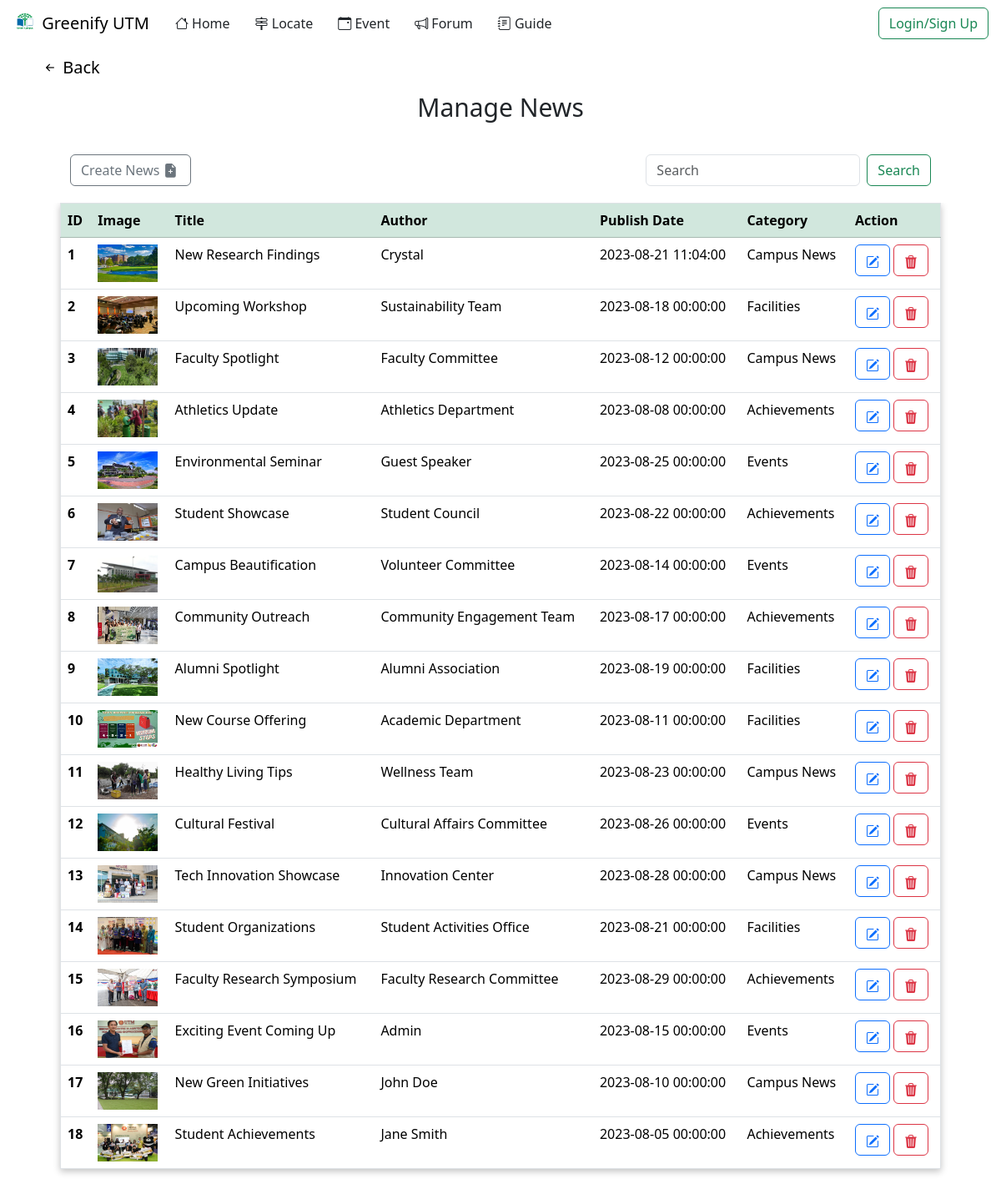
The app's page /adminManage.php with its own data.
### tables this page shows
CREATE TABLE `newsfeed` (
  `id` int(11) NOT NULL,
  `title` varchar(255) NOT NULL,
  `content` text NOT NULL,
  `author` varchar(100) NOT NULL,
  `publish_date` datetime NOT NULL,
  `image_url` varchar(255) DEFAULT NULL,
  `category` varchar(50) DEFAULT NULL
);

### adminManage.php (the view, shortened to what this page needs)
<?php session_start();
include("header.php");
?>
<!DOCTYPE html>
<html lang="en">
<head>
    <link href="https://cdn.jsdelivr.net/npm/bootstrap@5.3.1/dist/css/bootstrap.min.css" rel="stylesheet"
>
    <link rel="stylesheet" href="./css/newsManage.css" />
</head>
<body>
    <?php
    include("connectdb.php");
    ?>
    <div>
        <div class="newsManage-container">
            <a class="goback" href="adminHome.php">
                <i class="bi bi-arrow-left-short"></i>
                <span>Back</span>
            </a>
            <h1 class="title-text">Manage News</h1>
        </div>
        <div>
            <nav class="navbar navbar-expand-lg navbar-light">
                <div class="container-fluid utility-bar">
                    <button type="button" class="btn btn-outline-secondary" data-bs-toggle="modal"
                        data-bs-target="#createNewsModal">Create News </button>
                    <div class="collapse navbar-collapse" id="navbarSupportedContent" style="margin: 0">
                        <form class="d-flex" action="" method="GET">
                            <input class="form-control me-2" type="search" name="query" placeholder="Search"
                                aria-label="Search">
                            <button class="btn btn-outline-success" type="submit">Search</button>
                        </form>
                    </div>
                </div>
            </nav>
        </div>
        <div style="margin: 0% 6% 2% 6%">
            <?php
            $result = "";
            if (isset($_GET['query'])) {
                $query = mysqli_real_escape_string($con, $_GET['query']);
                $query = "%" . $query . "%";
                $result = mysqli_query($con, "SELECT * FROM newsfeed WHERE title LIKE '$query'");
                echo '<a href="adminManage.php" class="returnLink"><svg xmlns="http://www.w3.org/2000/svg" width="30" height="30" fill="currentColor" class="bi bi-arrow-left" viewBox="0 0 19 19">
                <path fill-rule="evenodd" d="M15 8a.5.5 0 0 0-.5-.5H2.707l3.147-3.146a.5.5 0 1 0-.708-.708l-4 4a.5.5 0 0 0 0 .708l4 4a.5.5 0 0 0 .708-.708L2.707 8.5H14.5A.5.5 0 0 0 15 8z"/>
              </svg> Back</a>';
                echo '<h5>Search results for : ' . $_GET['query'] . '</h5>';
            } else {
                $result = mysqli_query($con, "SELECT * FROM newsfeed");
            }
            if (mysqli_num_rows($result) > 0) {
                echo '<table class="table table-hover">';
                echo '<thead class="table-success">';
                echo '<tr>';
                echo '<th scope="col">ID</th>';
                echo '<th scope="col">Image</th>';
                echo '<th scope="col">Title</th>';
                echo '<th scope="col">Author</th>';
                echo '<th scope="col">Publish Date</th>';
                echo '<th scope="col">Category</th>';
                echo '<th scope="col">Action</th>';
                echo '</tr>';
                echo '</thead>';
                echo '<tbody>';
                while ($row = mysqli_fetch_array($result)) {
                    echo '<tr>';
                    echo '<th scope="row"> ' . $row['id'] . ' </th>';
                    echo '<td><img src="images/newsImg/' . $row['image_url'] . '" class="newsImage" alt="..."></td>';
                    echo '<td><a href="newsPost.php?id=' . $row['id'] . '">' . $row['title'] . '</a></td>';
                    echo '<td>' . $row['author'] . '</td>';
                    echo '<td>' . $row['publish_date'] . '</td>';
                    echo '<td>' . $row['category'] . '</td>';
                    echo '<td><button type="button" class="btn btn-outline-primary" data-bs-toggle="modal"
                data-bs-target="#editNewsModal' . $row['id'] . '" style="width: auto"><svg xmlns="http://www.w3.org/2000/svg" width="16" height="16" fill="currentColor" class="bi bi-pencil-square" viewBox="0 0 16 16">
                <path d="M15.502 1.94a.5.5 0 0 1 0 .706L14.459 3.69l-2-2L13.502.646a.5.5 0 0 1 .707 0l1.293 1.293zm-1.75 2.456-2-2L4.939 9.21a.5.5 0 0 0-.121.196l-.805 2.414a.25.25 0 0 0 .316.316l2.414-.805a.5.5 0 0 0 .196-.12l6.813-6.814z"/>
                <path fill-rule="evenodd" d="M1 13.5A1.5 1.5 0 0 0 2.5 15h11a1.5 1.5 0 0 0 1.5-1.5v-6a.5.5 0 0 0-1 0v6a.5.5 0 0 1-.5.5h-11a.5.5 0 0 1-.5-.5v-11a.5.5 0 0 1 .5-.5H9a.5.5 0 0 0 0-1H2.5A1.5 1.5 0 0 0 1 2.5v11z"/>
              </svg></button>';
                    ?>
                    <?php
                    echo '<button id="delete-news"  class="btn btn-outline-danger" data-bs-toggle="modal"
                    data-bs-target="#deleteNewsModal' . $row["id"] . '" style="width: auto"><svg xmlns="http://www.w3.org/2000/svg" width="16" height="16" fill="currentColor" class="bi bi-trash3-fill" viewBox="0 0 16 16">
                    <path d="M11 1.5v1h3.5a.5.5 0 0 1 0 1h-.538l-.853 10.66A2 2 0 0 1 11.115 16h-6.23a2 2 0 0 1-1.994-1.84L2.038 3.5H1.5a.5.5 0 0 1 0-1H5v-1A1.5 1.5 0 0 1 6.5 0h3A1.5 1.5 0 0 1 11 1.5Zm-5 0v1h4v-1a.5.5 0 0 0-.5-.5h-3a.5.5 0 0 0-.5.5ZM4.5 5.029l.5 8.5a.5.5 0 1 0 .998-.06l-.5-8.5a.5.5 0 1 0-.998.06Zm6.53-.528a.5.5 0 0 0-.528.47l-.5 8.5a.5.5 0 0 0 .998.058l.5-8.5a.5.5 0 0 0-.47-.528ZM8 4.5a.5.5 0 0 0-.5.5v8.5a.5.5 0 0 0 1 0V5a.5.5 0 0 0-.5-.5Z"/>
                  </svg></button></td>';
                    echo '</tr>';
                }
                echo '</tbody>';
                echo '</table>';
            } else {
                if (isset($_GET['query'])) {
                    echo '<h2 class="noResult">We could not find anything for " ' . $_GET['query'] . '".</h2>';
                } else {
                    echo '<h2 class="noResult">No news yet.</h2>';
                }
            }
            ?>
        </div>
    </div>
</body>
</html>

### header.php (shortened to what this page needs)
<!DOCTYPE html>
<html>
  <head>
        <link rel="stylesheet" href="https://cdn.jsdelivr.net/npm/bootstrap-icons@1.10.5/font/bootstrap-icons.css">
        <link href="https://cdn.jsdelivr.net/npm/bootstrap@5.3.1/dist/css/bootstrap.min.css" rel="stylesheet"
>
    </head>
    <body>
        <nav class="navbar fixedpos">
            <div class="nav-container">
                <a class="navbar-brand" href="main.php">
                    <img src="./images/icon.png" alt="Logo" width="30" height="24" class="d-inline-block align-text-top">
                    Greenify UTM
                </a>
                <ul class="nav-menu">
                    <li class="nav-item">
                        <a class="nav-link <?php echo ($currentPage=="home")? 'active' : ''?> " aria-current="page" href="<?php echo (isset($_SESSION['role'])) ? (($_SESSION['role']=="admin")? 'adminHome.php' : 'userHome.php') : 'main.php' ?>"> <i class="bi bi-house"></i> Home</a>
                    </li>
                    <li class="nav-item">
                        <a class="nav-link <?php echo ($currentPage=="locate")? 'active' : ''?> " href="<?php echo (isset($_SESSION['login']))? 'locate.php' : 'login.php'; ?>"> <i class="bi bi-signpost-2"></i> Locate</a>
                    </li>
                    <li class="nav-item">
                        <a class="nav-link <?php echo ($currentPage=="event")? 'active' : ''?> " href="<?php echo (isset($_SESSION['login']))? 'event.php' : 'login.php'; ?>"> <i class="bi bi-calendar-event"></i> Event</a>
                    </li>
                    <li class="nav-item">
                        <a class="nav-link <?php echo ($currentPage=="forum")? 'active' : ''?> " href="<?php echo (isset($_SESSION['login']))? 'forum.php' : 'login.php'; ?>"> <i class="bi bi-megaphone"></i> Forum</a>
                    </li>
                    <li class="nav-item">
                        <a class="nav-link <?php echo ($currentPage=="guide")? 'active' : ''?> " href="<?php echo (isset($_SESSION['login']))? 'guide.php' : 'login.php'; ?>"> <i class="bi bi-journal-text"></i> Guide</a>
                    </li>
                </ul>
                <?php if(isset($_SESSION['login'])){ ?>
                <div class="account">
                    <div class="accountInfo">
                        <img src="./images/profileImg/<?php echo (isset($_SESSION['userImage'])&& $_SESSION['userImage']!="") ?  $_SESSION['userImage'] : 'defaultprofile.png'; ?>"  width="30" height="30" style="margin: 0 10px; border-radius: 15px;" alt="profilePic" />
                        <p><?php echo $_SESSION['username']; ?></p>
                        <i class="bi bi-caret-down-fill" style='margin: 0 10px;'></i>
                    </div>
                    <ul class="accountDropdown">
                        <li><a href="profile.php"><i class="bi bi-person-fill" style='margin: 0 10px 0 0;'></i>Profile</a></li>
                        <li><a href="logout.php"><i class="bi bi-box-arrow-left" style='margin: 0 10px 0 0;'></i>Log Out</a></li>
                    </ul>
                </div>
                <?php } else{ ?>
                    <a href="login.php" class="logbtn"><button type="button" class="btn btn-outline-success" >Login/Sign Up</button></a>
                <?php } ?>
            </div>
        </nav>
    </body>
</html>

### css/newsManage.css (style rules this page uses)
a { text-decoration: none; color: black; }
.newsManage-container { padding: 10px 50px 0px; }
.title-text { font-size: 30px; text-align: center; margin: 15px 0 30px 0; }
.utility-bar { margin: 0% 6% 1% 6%; }
table { border: 1px #dee2e6 solid; box-shadow: rgba(0, 0, 0, 0.24) 0px 3px 8px; }
.goback { font-size: 20px; text-decoration: none; color: black; }
.newsImage { width: 71.5px; height: 45px; }

### header.php (style rules this page uses)
.navbar { width: 100%; background-color: white; }
.nav-container { display: flex; width: 100%; align-items: center; padding: 0 15px; }
.nav-menu { display: flex; list-style: none; margin: 0; padding: 0; }
.fixedpos { position: fixed; top: 0; z-index: 10; width: 100%; }
.nav-item { padding: 0 15px; }
.nav-link { padding: 6px; white-space: nowrap; }
.account, .logbtn { margin-left: auto; }

### records on screen
newsfeed: id "1", image_url (picture), title "New Research Findings", author "Crystal", publish_date "2023-08-21 11:04:00", category "Campus News"
newsfeed: id "2", image_url (picture), title "Upcoming Workshop", author "Sustainability Team", publish_date "2023-08-18 00:00:00", category "Facilities"
newsfeed: id "3", image_url (picture), title "Faculty Spotlight", author "Faculty Committee", publish_date "2023-08-12 00:00:00", category "Campus News"
newsfeed: id "4", image_url (picture), title "Athletics Update", author "Athletics Department", publish_date "2023-08-08 00:00:00", category "Achievements"
newsfeed: id "5", image_url (picture), title "Environmental Seminar", author "Guest Speaker", publish_date "2023-08-25 00:00:00", category "Events"
newsfeed: id "6", image_url (picture), title "Student Showcase", author "Student Council", publish_date "2023-08-22 00:00:00", category "Achievements"
newsfeed: id "7", image_url (picture), title "Campus Beautification", author "Volunteer Committee", publish_date "2023-08-14 00:00:00", category "Events"
newsfeed: id "8", image_url (picture), title "Community Outreach", author "Community Engagement Team", publish_date "2023-08-17 00:00:00", category "Achievements"
newsfeed: id "9", image_url (picture), title "Alumni Spotlight", author "Alumni Association", publish_date "2023-08-19 00:00:00", category "Facilities"
newsfeed: id "10", image_url (picture), title "New Course Offering", author "Academic Department", publish_date "2023-08-11 00:00:00", category "Facilities"
newsfeed: id "11", image_url (picture), title "Healthy Living Tips", author "Wellness Team", publish_date "2023-08-23 00:00:00", category "Campus News"
newsfeed: id "12", image_url (picture), title "Cultural Festival", author "Cultural Affairs Committee", publish_date "2023-08-26 00:00:00", category "Events"
newsfeed: id "13", image_url (picture), title "Tech Innovation Showcase", author "Innovation Center", publish_date "2023-08-28 00:00:00", category "Campus News"
newsfeed: id "14", image_url (picture), title "Student Organizations", author "Student Activities Office", publish_date "2023-08-21 00:00:00", category "Facilities"
newsfeed: id "15", image_url (picture), title "Faculty Research Symposium", author "Faculty Research Committee", publish_date "2023-08-29 00:00:00", category "Achievements"
newsfeed: id "16", image_url (picture), title "Exciting Event Coming Up", author "Admin", publish_date "2023-08-15 00:00:00", category "Events"
newsfeed: id "17", image_url (picture), title "New Green Initiatives", author "John Doe", publish_date "2023-08-10 00:00:00", category "Campus News"
newsfeed: id "18", image_url (picture), title "Student Achievements", author "Jane Smith", publish_date "2023-08-05 00:00:00", category "Achievements"
